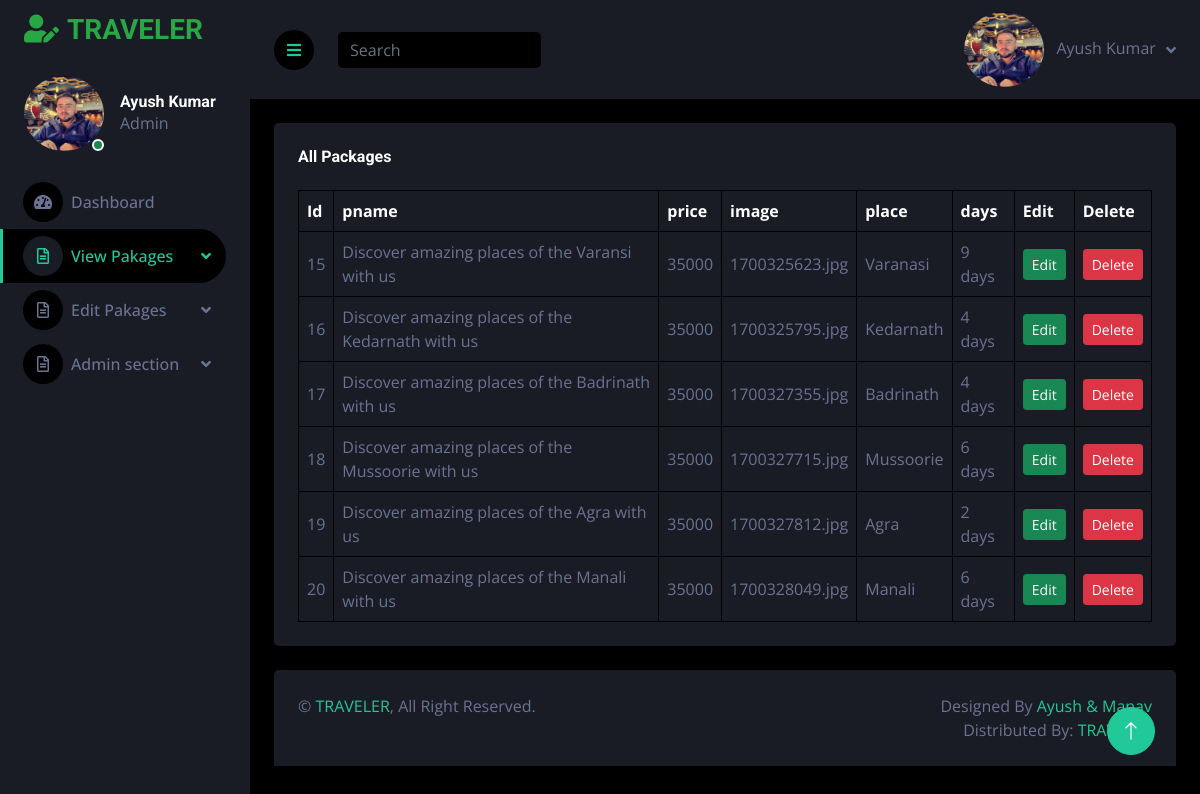
/admin-view-details.php, run on the app's committed database.
### tables this page shows
CREATE TABLE `add_package` (
  `Id` int(11) NOT NULL,
  `pname` varchar(255) NOT NULL,
  `price` varchar(255) NOT NULL,
  `image` varchar(255) NOT NULL,
  `place` varchar(300) NOT NULL,
  `days` varchar(255) NOT NULL,
  `image1` varchar(300) NOT NULL,
  `name1` varchar(255) NOT NULL,
  `description1` varchar(255) NOT NULL,
  `image2` varchar(255) NOT NULL,
  `name2` varchar(255) NOT NULL,
  `description2` varchar(255) NOT NULL,
  `image3` varchar(300) NOT NULL,
  `name3` varchar(255) NOT NULL,
  `description3` varchar(255) NOT NULL,
  `image4` varchar(255) NOT NULL,
  `name4` varchar(255) NOT NULL,
  `description4` varchar(255) NOT NULL,
  `image5` varchar(300) NOT NULL,
  `name5` varchar(300) NOT NULL,
  `description5` varchar(300) NOT NULL,
  `image6` varchar(300) NOT NULL,
  `name6` varchar(300) NOT NULL,
  `description6` varchar(300) NOT NULL
);

### admin-view-details.php (the view, shortened to what this page needs)
<!DOCTYPE html>
<html lang="en">
<head>
    <link href="https://cdnjs.cloudflare.com/ajax/libs/font-awesome/5.10.0/css/all.min.css" rel="stylesheet">
    <link href="https://cdn.jsdelivr.net/npm/bootstrap-icons@1.4.1/font/bootstrap-icons.css" rel="stylesheet">
    <link href="lib3/owlcarousel/assets/owl.carousel.min.css" rel="stylesheet">
    <link href="lib3/tempusdominus/css/tempusdominus-bootstrap-4.min.css" rel="stylesheet" />
    <link href="css/bootstrap5.min.css" rel="stylesheet">
    <link href="css/admin-style.css" rel="stylesheet">
</head>
<body>
    <div class="container-fluid position-relative d-flex p-0">
        <div class="sidebar pe-4 pb-3">
            <nav class="navbar bg-secondary navbar-dark">
                <a href="admin-index.php" class="navbar-brand mx-4 mb-3">
                    <h3 style="color:#28a745;"><i class="fa fa-user-edit me-2"></i>TRAVELER</h3>
                </a>
                <div class="d-flex align-items-center ms-4 mb-4">
                    <div class="position-relative">
                        <img class="rounded-circle" src="img/admin.jpg" alt="" style="width: 80px; height: 75px;">
                        <div class="bg-success rounded-circle border border-2 border-white position-absolute end-0 bottom-0 p-1">
                        </div>
                    </div>
                    <div class="ms-3">
                        <h6 class="mb-0">Ayush Kumar</h6>
                        <span>Admin</span>
                    </div>
                </div>
                <div class="navbar-nav w-100">
                    <a href="admin-index.php" class="nav-item nav-link "><i class="fa fa-tachometer-alt me-2"></i>Dashboard</a>
                    <div class="nav-item dropdown">
                        <a href="#" class="nav-link dropdown-toggle active" data-bs-toggle="dropdown"><i class="far fa-file-alt me-2"></i>View Pakages</a>
                    </div>
                    <div class="nav-item dropdown">
                        <a href="#" class="nav-link dropdown-toggle" data-bs-toggle="dropdown"><i class="far fa-file-alt me-2"></i>Edit Pakages</a>
                    </div>
                    <div class="nav-item dropdown">
                        <a href="#" class="nav-link dropdown-toggle" data-bs-toggle="dropdown"><i class="far fa-file-alt me-2"></i>Admin section</a>
                </div>
            </nav>
        </div>
        <div class="content">
            <nav class="navbar navbar-expand bg-secondary navbar-dark sticky-top px-4 py-0">
                <a href="#" class="sidebar-toggler flex-shrink-0">
                    <i class="fa fa-bars"></i>
                </a>
                <form class="d-none d-md-flex ms-4">
                    <input class="form-control bg-dark border-0" type="search" placeholder="Search">
                </form>
                <div class="navbar-nav align-items-center ms-auto">
                    <div class="nav-item dropdown">
                        <a href="#" class="nav-link dropdown-toggle" data-bs-toggle="dropdown">
                            <img class="rounded-circle me-lg-2" src="img/admin.jpg" alt="" style="width: 80px; height: 75px;">
                            <span class="d-none d-lg-inline-flex">Ayush Kumar</span>
                        </a>
                    </div>
                </div>
            </nav>
            <div class="container-fluid pt-4 px-4">
                <div class="bg-secondary text-center rounded p-4">
                    <div class="d-flex align-items-center justify-content-between mb-4">
                        <h6 class="mb-0">All Packages</h6>
                    </div>
                    <div class="table-responsive">
                        <table class="table text-start align-middle table-bordered table-hover mb-0">
                            <thead>
                                <tr class="text-white">
                                    <th scope="col">Id</th>
                                    <th scope="col">pname</th>
                                    <th scope="col">price</th>
                                    <th scope="col">image</th>
                                    <th scope="col">place</th>
                                    <th scope="col">days</th>
                                    <th scope="col">Edit</th>
                                    <th scope="col">Delete</th>
                                </tr>
                            </thead>
                            <tbody>
                            <?php
                            include('connection.php');
                            $sql = "SELECT * FROM add_package";
                            $result = $conn->query($sql);
                            while ($row = $result->fetch_assoc()) {
                                echo "<tr>
                                        <td>" . $row["Id"] . "</td>
                                        <td>" . $row["pname"] . "</td>
                                        <td>" . $row["price"] . "</td>
                                        <td>" . $row["image"] . "</td>
                                        <td>" . $row["place"] . "</td>
                                        <td>" . $row["days"] . "</td>
                                        <td><a class='btn btn-success btn-sm' href='admin-edit-detail.php?Id=$row[Id]'>Edit</a></td>
                                        <td><a class='btn btn-danger btn-sm' href='admin-table-package-delete.php?Id=$row[Id]'>Delete</a></td>
                                    </tr>";
                            }
                            ?>
                            </tbody>
                        </table>
                    </div>
                </div>
            </div>
            <div class="container-fluid pt-4 px-4">
                <div class="bg-secondary rounded-top p-4">
                    <div class="row">
                        <div class="col-12 col-sm-6 text-center text-sm-start">
                            &copy; <a href="#">TRAVELER</a>, All Right Reserved.
                        </div>
                        <div class="col-12 col-sm-6 text-center text-sm-end">
                            Designed By <a href="">Ayush & Manav</a>
                            <br>Distributed By: <a href="index.php" target="_blank">TRAVELER</a>
                        </div>
                    </div>
                </div>
            </div>
        </div>
        <a href="#" class="btn btn-lg btn-primary btn-lg-square back-to-top"><i class="bi bi-arrow-up"></i></a>
    </div>
</body>
</html>

### css/admin-style.css (style rules this page uses)
:root { --primary: #20c997; --secondary: #191C24; --light: #6C7293; --dark: #000000; }
.back-to-top { position: fixed; display: none; right: 45px; bottom: 45px; z-index: 99; }
.btn { transition: .5s; }
.btn-lg-square { width: 48px; height: 48px; }
.btn-square, .btn-sm-square, .btn-lg-square { padding: 0; display: inline-flex; align-items: center; justify-content: center; font-weight: normal; border-radius: 50px; }
.sidebar { position: fixed; top: 0; left: 0; bottom: 0; width: 250px; height: 100vh; overflow-y: auto; background: var(--secondary); transition: 0.5s; z-index: 999; }
.content { margin-left: 250px; min-height: 100vh; background: var(--dark); transition: 0.5s; }
@media (min-width: 992px) { .sidebar { margin-left: 0; } }
@media (min-width: 992px) { .content { width: calc(100% - 250px); } }
.sidebar .navbar .navbar-nav .nav-link { padding: 7px 20px; color: var(--light); font-weight: 500; border-left: 3px solid var(--secondary); border-radius: 0 30px 30px 0; outline: none; }
.sidebar .navbar .navbar-nav .nav-link:hover, .sidebar .navbar .navbar-nav .nav-link.active { color: var(--primary); background: var(--dark); border-color: var(--primary); }
.sidebar .navbar .navbar-nav .nav-link i { width: 40px; height: 40px; display: inline-flex; align-items: center; justify-content: center; background: var(--dark); border-radius: 40px; }
.sidebar .navbar .navbar-nav .nav-link:hover i, .sidebar .navbar .navbar-nav .nav-link.active i { background: var(--secondary); }
.sidebar .navbar .dropdown-toggle::after { position: absolute; top: 15px; right: 15px; border: none; content: "\f107"; font-family: "Font Awesome 5 Free"; font-weight: 900; transition: .5s; }
.content .navbar .navbar-nav .nav-link { margin-left: 25px; padding: 12px 0; color: var(--light); outline: none; }
.content .navbar .sidebar-toggler, .content .navbar .navbar-nav .nav-link i { width: 40px; height: 40px; display: inline-flex; align-items: center; justify-content: center; background: var(--dark); border-radius: 40px; }
.content .navbar .dropdown-toggle::after { margin-left: 6px; vertical-align: middle; border: none; content: "\f107"; font-family: "Font Awesome 5 Free"; font-weight: 900; transition: .5s; }

### data on the page
add_package: Id "15", pname "Discover amazing places of the Varansi with us", price "35000", image "1700325623.jpg", place "Varanasi", days "9 days"
add_package: Id "16", pname "Discover amazing places of the Kedarnath with us", price "35000", image "1700325795.jpg", place "Kedarnath", days "4 days"
add_package: Id "17", pname "Discover amazing places of the Badrinath with us", price "35000", image "1700327355.jpg", place "Badrinath", days "4 days"
add_package: Id "18", pname "Discover amazing places of the Mussoorie with us", price "35000", image "1700327715.jpg", place "Mussoorie", days "6 days"
add_package: Id "19", pname "Discover amazing places of the Agra with us", price "35000", image "1700327812.jpg", place "Agra", days "2 days"
add_package: Id "20", pname "Discover amazing places of the Manali with us", price "35000", image "1700328049.jpg", place "Manali", days "6 days"
